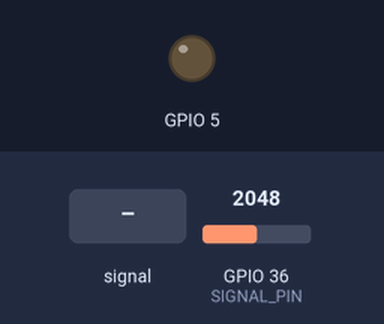
Bench run of a sketch on a simulated ESP32. On the bench: output pins drawn as LEDs (lit = HIGH). The inputs (shaded band) are chosen by the test bench; at power-on: GPIO 36 (SIGNAL_PIN) = 2048. WiFi joins after 1.5 s; servers stay silent unless stated; pins used as bus, display or sensor lines are not drawn; what the sketch prints to the serial monitor is not drawn.

Above: at 2.7 s.
2.8 s: GPIO 36 (SIGNAL_PIN) fed a 200 Hz sine of ±1842 counts around its level
At 4.4 s:
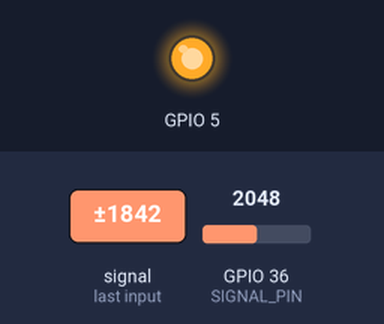
6.9 s: GPIO 36 (SIGNAL_PIN) set to 853
8.7 s: GPIO 36 (SIGNAL_PIN) set to 757
At 10.0 s:
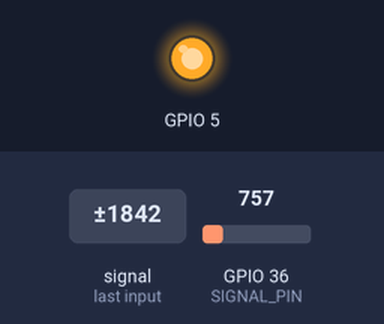
11.0 s: GPIO 36 (SIGNAL_PIN) set to 840
At 12.3 s:
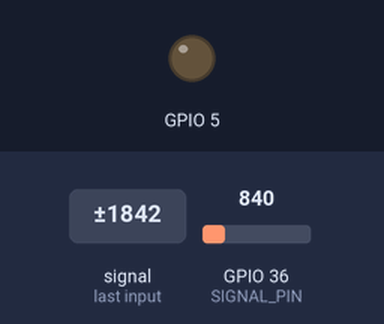
Timing chart, 0 to 14.0 s (numbered marks = the images above; inputs shaded):
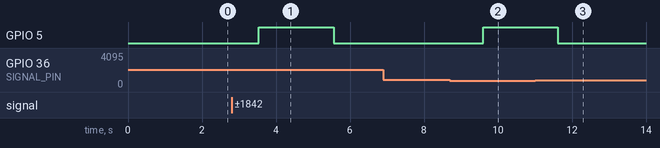

Measured:
- after the input at 2.8 s, GPIO 5: LOW → HIGH after 0.73 s, → LOW 2.0 s later
- after the input at 6.9 s, every drawn part: stays the same
- after the input at 8.7 s, GPIO 5: LOW → HIGH after 0.90 s
- after the input at 11.0 s, GPIO 5: HIGH → LOW after 0.62 s

The sketch:

Web_WaterSensor.ino
```cpp
#include <WiFi.h>
#include <WiFiClient.h>
#include <WebServer.h>

#define POWER_PIN  17
#define SIGNAL_PIN 36

int value = 0; // variable to store the sensor value
String page = "";

const char* ssid = "TRANSWORLD";
const char* password = "03451122";
WebServer server(80);


void setup() {
  Serial.begin(115200);
  pinMode(POWER_PIN, OUTPUT);   // configure D17 pin as an OUTPUT
  digitalWrite(POWER_PIN, LOW); // Set to LOW so no power flows through the sensor
  pinMode(5, OUTPUT);

WiFi.begin(ssid, password);
  Serial.println("");
  while (WiFi.status() != WL_CONNECTED) {
    delay(500);
    Serial.print(".");
  }
  Serial.println("");
  Serial.print("IP address: ");
  Serial.println(WiFi.localIP());

  server.on("/", []() {
 page = "<head>"
            "<meta http-equiv=\"refresh\" content=\"3\">"
            "</head>"
            " <body>"
            "<center>"
            " <h1>Water Level Sensor</h1>"
            "<h3>Water Level</h3>"
            "<h4>" + String(value) + "</h4>"
            "</center>"
            "</body>";
    server.send(200, "text/html", page);
  });
  server.begin();
  Serial.println("Web server started!");

}

void loop() {
  digitalWrite(POWER_PIN, HIGH);  // turn the sensor ON
  delay(10);                      // wait 10 milliseconds
  value = analogRead(SIGNAL_PIN); // read the analog value from sensor

  // just setting a condition to indicate that if water level is very low or tank is about to be empty, turn LED ON.
  if(value>=800)
  {

  digitalWrite (5 ,LOW);
  }
  else
  {
  digitalWrite (5 ,HIGH);
  }

  digitalWrite(POWER_PIN, LOW);   // turn the sensor OFF

  Serial.print("Water Sensor value: ");
  Serial.println(value);
  server.handleClient();

  delay(1000);
}
```
